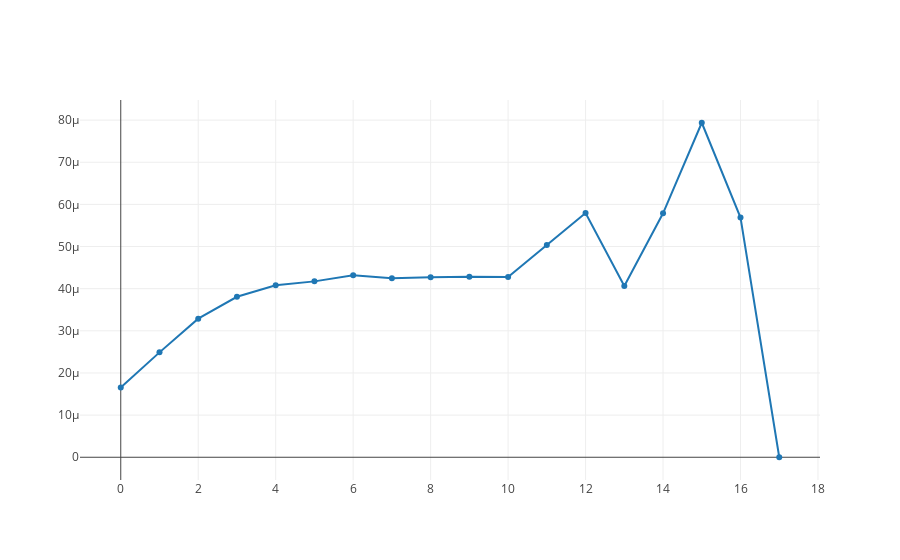

The cell this chart's notebook holds for it:
### Markdown cell above
The empirical variance is bigger than the one predicted by the formula for independent random variables. This is due to the fact that the si are not independent. Each one depend directly on the previous (from the very definition of Markov chain). Therefore, $s_i$ and $s_j$ will be almost uncorrelated only if $|i-j|$ is big.
In order to estimate the typical error we must rely on other methods, such as the batching method.
The target of this method is to obtain random variables which are weakly dependent.This happens when the plateau arise in the plot. Indeed for independent RV this procedure should leave the variance unaltered (it's easy to check that, since it would be simply the sum of the variance of $N/2$ i.i.d random variables). On the other hand when the number of iterations increases we are computing an empirical variance on a small sample so the result is not reliable. During the initial iterations the $s_i$ that are close in the chain  will likely assume the same value so we cannot blindly apply the rule for independent RVs. In fact, in that case the empirical variance will be more or less the same of the previous iteration but since we divide for a smaller number our error estimate increases.
For this reason we can make a good estimate only in the central region (i.e. on the plateau).  
N.B the batching function can be used for whatever lenght of the sample. Ayway, We have chosen a number of steps equal to a power of two only to maximize the number of steps that can be done (i.e. graph of the variance with more points and so more precision) and actually making the process on all the spins

### Code cell
def batching(samples, variance):
    """Apply batching recursively to estimate the variance."""
    if len(samples) <= 1:
        return variance

    if len(samples) % 2 != 0:
        samples = np.append(samples, samples[-1])

    pairs = samples.reshape(len(samples) // 2, 2)

    samples = np.mean(pairs, axis=1)
    variance = np.append(variance, np.var(samples) / len(samples))

    return batching(samples, variance)


mc_pi.reset()
mc_pi.run()
samples = mc_pi.samples()

variance = batching(samples, np.array([]))


py.iplot([Scatter(y=variance, mode="lines+markers")])

### Figure 1 — Plotly figure (JSON) as saved in the notebook; plotly's stock layout.template omitted (floating-point values rounded to 4 significant figures)
{"data": [{"mode": "lines+markers", "type": "scatter", "y": [1.657e-05, 2.489e-05, 3.288e-05, 3.808e-05, 4.08e-05, 4.173e-05, 4.318e-05, 4.247e-05, 4.272e-05, 4.285e-05, 4.277e-05, 5.038e-05, 5.797e-05, 4.062e-05, 5.788e-05, 7.937e-05, 5.688e-05, 0]}], "layout": {}}
